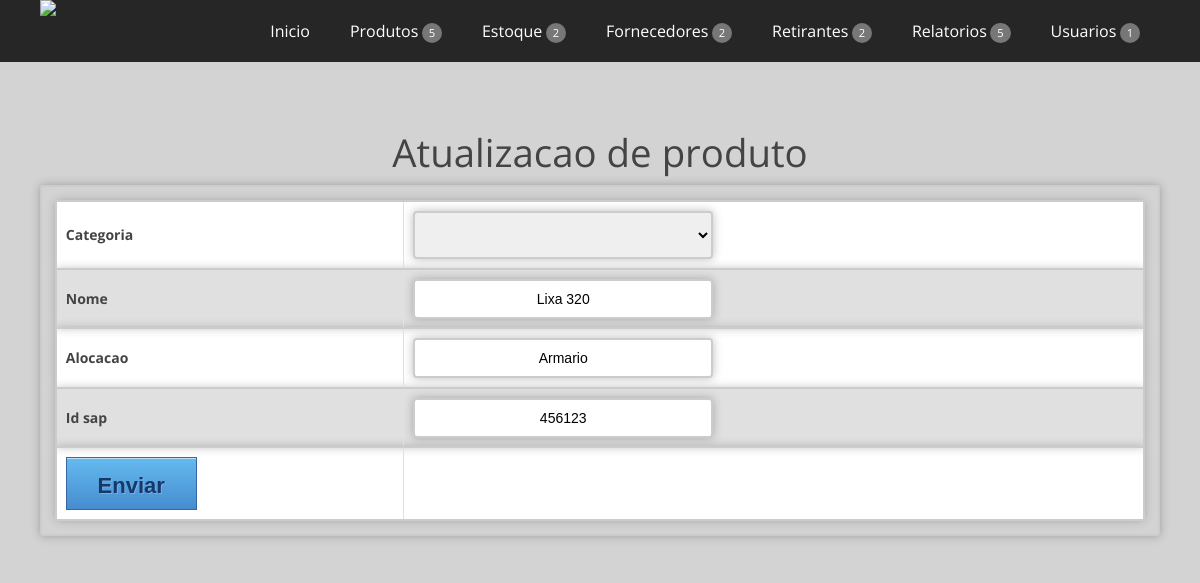
The page /main.php?url=produto&acao=formeditar&id=9 (signed in) on the database its author committed.
### tables this page shows
CREATE TABLE IF NOT EXISTS `srs_product` (
`id` int(10) unsigned NOT NULL,
  `categoria` text,
  `nome` text NOT NULL,
  `estoque_minimo` int(10) unsigned NOT NULL DEFAULT '0',
  `estoque_atual` int(10) unsigned NOT NULL DEFAULT '0',
  `alocacao` varchar(75) NOT NULL,
  `id_sap` int(11) NOT NULL
);

### application/controler/DB.php (called while the page is built, shortened)
<?php
class DB {
	private $server;
	private$user;
	private $pass;
	function __construct() {
		$this->server="localhost";
		$this->db="bi_server";
		$this->user="root";
		$this->pass="";
	}
	function Conectar(){
		$this->conexao=mysql_connect($this->server,$this->user,$this->pass) or die('Erro ao se conectar ao banco');
	}
	function PesquisaTabela($tabela){
		switch($tabela) {
		case categoria:
			$newtable = 'srs_category';
			break;
		}
		if($tabela != 'produto'){
			return mysql_query("SELECT * FROM $newtable ORDER BY nome");
		}else{
			return mysql_query("Select a.id, b.nome as Categoria, a.nome, a.estoque_minimo, a.estoque_atual, a.id_sap, a.alocacao from srs_product a left join srs_category b on b.id = a.categoria or b.nome = a.categoria order by b.nome, a.nome");
		}
	}
	function PesquisaUnica($tabela,$id="0"){
		switch($tabela) {
		case produto:
			$newtable = 'srs_product';
			break;
		}
		return(mysql_fetch_array(mysql_query("Select * from $newtable where id=$id")));
	}
	function ListarCampos($tabela)
	{
		switch($tabela) {
			case produto:
				$newtable = 'srs_product';
				break;
		}
	$result = mysql_query("SHOW COLUMNS FROM ".$newtable);
	$field = "";
	while($resultado=mysql_fetch_array($result)) {
	 	foreach($resultado as $campo=>$valor){
	 		if($campo=='0')
	 		$field.=$valor.",";
	 	}
	 }
	return $field;
	}
}
?>

### application/controler/Form.php (the view, shortened to what this page needs)
<?php
class Form {
	public $table;
	public $conexaoDB;
	public $fields;
	function __construct($table){
		$this->table=$table;
		$this->conexaoDB=new DB();
		$this->fields=$this->conexaoDB->ListarCampos($this->table);
	}
	function FormEditar($action,$id,$combos,$block="",$ajax=array()){
		$produto=$this->conexaoDB->PesquisaUnica($this->table,$id);
		$combos=explode(',',$combos);
		$campos=substr($this->fields,0,-1);
		$campos=explode(',',$campos);
		echo '<h1>Atualizacao de '.$this->table.'</h1>';
		echo '<form action="main.php?url='.$this->table.'&acao='.$action.'&id='.$id.'" method="post" class="css-form">';
		echo '<table class="header">';
		foreach ($campos as $campo)
		{
			if($campo<>'id' and $campo<>'estoque_atual' and $campo<>'estoque_minimo')
			{
				if(array_search($campo,$combos)==FALSE)
				{
						if($campo == 'categoria' ){
							$js="";
							echo '<tr class="css-form"><td>'.ucfirst($campo).'</td><td>';
							$this->Combo($campo,$campo,'id','nome',$js);
							echo '</td></tr>';
						}else{
							$campotxt=str_replace("_"," ",$campo);
							echo '<tr class="css-form"><td>'.ucfirst($campotxt)."</td>
							<td><input class='css-input' type='text' name='$campo' value='$produto[$campo]'></td></tr>";
						}
				}
			}
		}
		echo '<tr class="css-form"><td><input type="submit" value="Enviar" class="btn_enviar"></td></tr>';
		echo '</table>';
		echo '</form>';
	}
	function Combo($tabela,$nome,$value,$option,$script,$where=""){
		if(!empty($where)){
			$values=$this->conexaoDB->PesquisaUnica($tabela,$where);
			$opt='<option value="'.$values[$value].'">'.$values[$option].'</option>';
		}
		else{
			$opt='<option value="" selected="selected"></option>';
		}
		$values=$this->conexaoDB->PesquisaTabela($tabela,$where);
		echo '<select class="css-option" name="'.$nome.'" '.$script.' id="'.$nome.'" aria-required="true" required="" class="required">';
		echo $opt;
		while($row=mysql_fetch_array($values)){
			echo '<option value="'.$row[$value].'">'.$row[$option].'</option>\n';
		}
		echo '</select>';
	}
}
?>

### css/components.css (style rules this page uses)
input,select { display: block; width: 300px; text-align: center; }
.btn_enviar { -moz-box-shadow:inset 0px 1px 0px 0px #bee2f9; -webkit-box-shadow:inset 0px 1px 0px 0px #bee2f9; box-shadow:inset 0px 1px 0px 0px #bee2f9; background:-webkit-gradient( linear, left top, left bottom, color-stop(0.05, #63b8ee), color-stop(1, #468ccf) ); background:-moz-linear-gradient( center top, #63b8ee 5%, #468ccf 100% ); filter:progid:DXImageTransform.Microsoft.gradient(startColorstr='#63b8ee', endColorstr='#468ccf'); background-color:#63b8ee; -webkit-border-top-left-radius:0px; -moz-border-radius-topleft:0px; border-top-left-radius:0px; -webkit-border-top-right-radius:0px; -moz-border-radius-topright:0px; border-top-right-radius:0px; -webkit-border-bottom-right-radius:0px; -moz-border-radius-bottomright:0px; border-bottom-right-radius:0px; -webkit-border-bottom-left-radius:0px; -moz-border-radius-bottomleft:0px; border-bottom-left-radius:0px; text-indent:0; border:1px solid #3866a3; display:inline-block; color:#14396a; font-family:Arial; font-size:22px; font-weight:bold; font-style:normal; height:53px; line-height:53px; width:131px; text-decoration:none; text-align:center; text-shadow:1px 1px 0px #7cacde; }
.css-form { border-width:2px; border-color:#cccccc; border-style:solid; font-size:14px; padding:13px; border-radius:4px; box-shadow: 0px 0px 10px 0px rgba(42,42,42,.32); }
.css-input { border-width:2px; border-color:#cccccc; border-style:solid; font-size:14px; padding:10px; border-radius:4px; box-shadow: 0px 0px 10px 0px rgba(42,42,42,.32); }
.css-option { border-width:2px; border-color:#cccccc; border-style:solid; font-size:14px; padding:13px; border-radius:4px; box-shadow: 0px 0px 10px 0px rgba(42,42,42,.32); }
.header { font-weight: bold; font-size:16px; }

### css/responsee.css (style rules this page uses)
* { -webkit-box-sizing:border-box; -moz-box-sizing:border-box; box-sizing:border-box; margin:0; }
body { background:none repeat scroll 0 0 #d3d3d3; font-size:100%; margin:0; font-family:"Open Sans",Arial,sans-serif; color:#444; }
h1, h2, h3, h4, h5, h6 { color:#444; font-weight: normal; margin:0.2em 0 0.2em 0; }
h1 { font-size:2.4em; }
table { background:none repeat scroll 0 0 #fff; border:1px solid #D0D0D0; border-collapse:collapse; border-spacing:0; text-align:left; width:100%; }
table tr td, table tr th { padding:0.625em; }
table tr:nth-of-type(2n) { background:none repeat scroll 0 0 #e0e0e0; }
td { border-right:1px solid #e0e0e0; }
form { line-height:1.4em; }

### css/template-style.css (style rules this page uses)
html { height: 100%; overflow: hidden; }
body { height: 100%; overflow: scroll; }

### rows shown on the page
srs_product: nome "Lixa 320", alocacao "Armario", id_sap "456123"

### other values the page prints
$this->table "produto"
$campo "Categoria"
$campotxt "Nome"
$campotxt "Alocacao"
$campotxt "Id sap"
